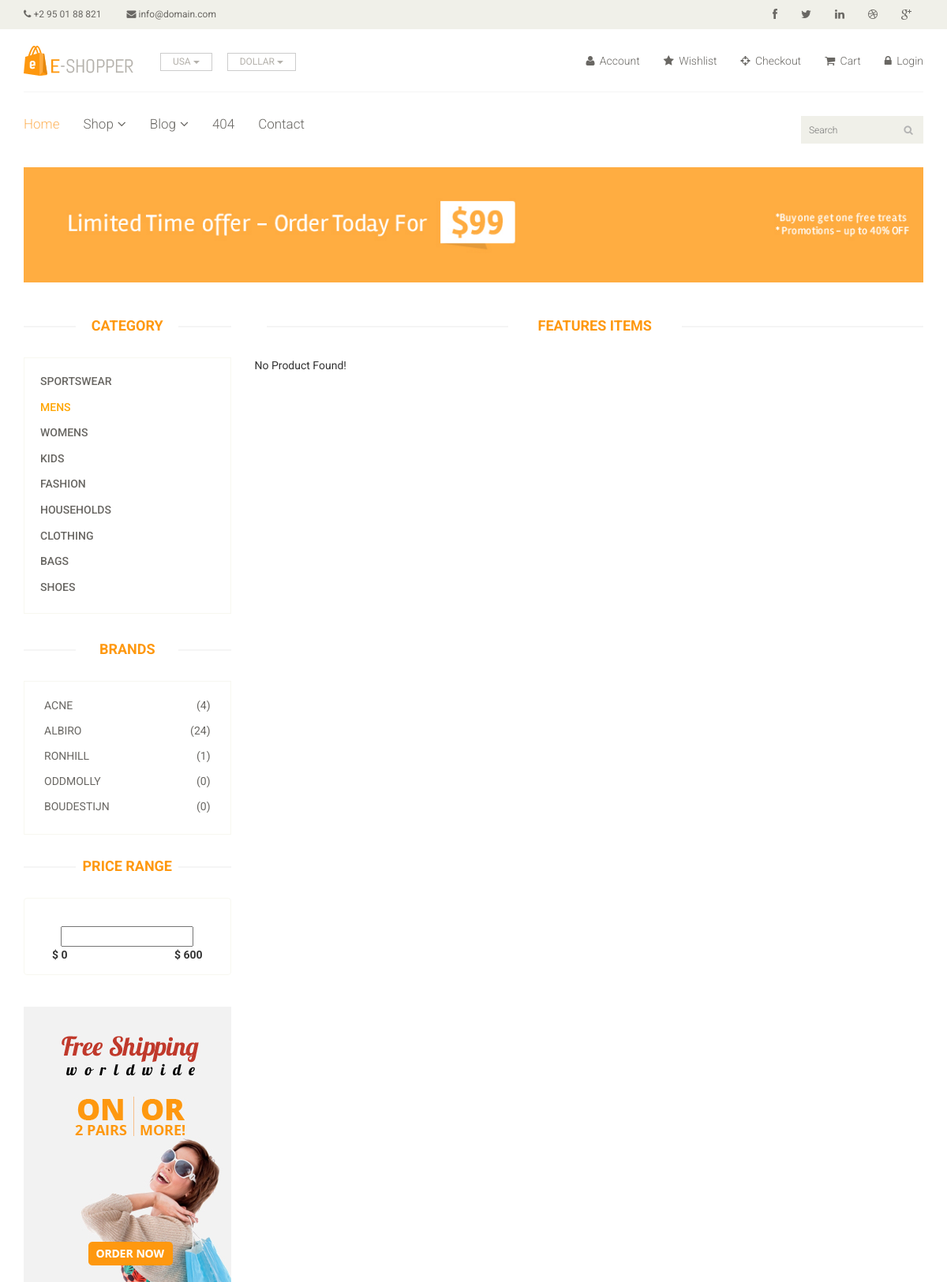
The app's page /shop.php?category_id=2 with its own data.
### tables this page shows
CREATE TABLE `category` (
  `id` int(11) NOT NULL,
  `title` varchar(255) NOT NULL
);

CREATE TABLE `brands` (
  `id` int(11) NOT NULL,
  `name` varchar(255) NOT NULL
);

### resources/functions.php (called while the page is built, shortened)
<?php
    function query($query) {
        global $connection;
        return mysqli_query($connection, $query);
    }
    function fetch_assoc($result) {
        return mysqli_fetch_assoc($result);
    }
    function escape_string($string) {
        global $connection;
        return mysqli_real_escape_string($connection, $string);
    }
    function get_num_rows($result) {
        return mysqli_num_rows($result);
    }
    function get_product_by_brand($brand_id) {
        $products = "SELECT * FROM products WHERE brand_id = " . escape_string($brand_id);
        $products = query($products);
        return $products;
    }

### resources/templates/front/category.php (the view, shortened to what this page needs)
<div class="panel-group category-products" id="accordian">
    <?php
        if(isset($_GET["category_id"])) {
            $select_category_id = $_GET["category_id"];
        } else {
            $select_category_id = '';
        }
        $categories = query("SELECT * FROM category");
        while($category = fetch_assoc($categories)):
    ?>
        <div class="panel panel-default">
            <div class="panel-heading">
                <h4 class="panel-title">
                    <a style="<?php echo ($select_category_id == $category["id"]) ? "color:orange" : ""; ?>"
                       href="shop.php?category_id=<?php echo htmlspecialchars($category["id"]); ?>">
                        <?php echo $category["title"]; ?>
                    </a>
                </h4>
            </div>
        </div>
    <?php
        endwhile;
    ?>
</div>

### resources/templates/front/brands.php (shortened to what this page needs)
<div class="brands_products">
    <h2>Brands</h2>
    <div class="brands-name">
        <ul class="nav nav-pills nav-stacked">
            <?php
                $brands = query("SELECT * FROM brands");
                while($brand = fetch_assoc($brands)):
            ?>
                <?php
                    $product_by_brand = get_product_by_brand($brand["id"]);
                    $num_rows = get_num_rows($product_by_brand);
                ?>
                <li><a href="shop.php?brand_id=<?php echo htmlspecialchars($brand["id"]); ?>">
                        <span class="pull-right">(<?php echo $num_rows; ?>)</span><?php echo $brand["name"]; ?></a></li>
            <?php
                endwhile;
            ?>
        </ul>
    </div>
</div>

### public/css/main.css (style rules this page uses)
body { font-family: 'Roboto', sans-serif; background:; position: relative; font-weight:400px; }
ul li { list-style: none; }
a { -webkit-transition: 300ms; -moz-transition: 300ms; -o-transition: 300ms; transition: 300ms; }
h1, h2, h3, h4, h5, h6 { font-family: 'Roboto', sans-serif; }
.category-products { border: 1px solid #F7F7F0; margin-bottom: 35px; padding-bottom: 20px; padding-top: 15px; }
.left-sidebar h2, .brands_products h2 { color: #FE980F; font-family: 'Roboto', sans-serif; font-size: 18px; font-weight: 700; margin: 0 auto 30px; text-align: center; text-transform: uppercase; position: relative; z-index:3; }
.left-sidebar h2:after, h2.title:after { content: " "; position: absolute; border: 1px solid #f5f5f5; bottom:8px; left: 0; width: 100%; height: 0; z-index: -2; }
.left-sidebar h2:before { content: " "; position: absolute; background: #fff; bottom: -6px; width: 130px; height: 30px; z-index: -1; left: 50%; margin-left: -65px; }
.category-products .panel { background-color: #FFFFFF; border: 0px; border-radius: 0px; box-shadow:none; margin-bottom: 0px; }
.category-products .panel-default .panel-heading { background-color: #FFFFFF; border: 0 none; color: #FFFFFF; padding: 5px 20px; }
.category-products .panel-default .panel-heading .panel-title a { color: #696763; font-family: 'Roboto', sans-serif; font-size: 14px; text-decoration: none; text-transform: uppercase; }
.brands-name { border: 1px solid #F7F7F0; padding-bottom: 20px; padding-top: 15px; }
.brands-name .nav-stacked li a { background-color: #FFFFFF; color: #696763; font-family: 'Roboto', sans-serif; font-size: 14px; padding: 5px 25px; text-decoration: none; text-transform: uppercase; }

### records on screen
category: title "SPORTSWEAR"
category: title "MENS"
category: title "WOMENS"
category: title "KIDS"
category: title "FASHION"
category: title "HOUSEHOLDS"
category: title "CLOTHING"
category: title "BAGS"
category: title "SHOES"
brands: num_rows "4", name "ACNE"
brands: num_rows "24", name "ALBIRO"
brands: num_rows "1", name "RONHILL"
brands: num_rows "0", name "ODDMOLLY"
brands: num_rows "0", name "BOUDESTIJN"
